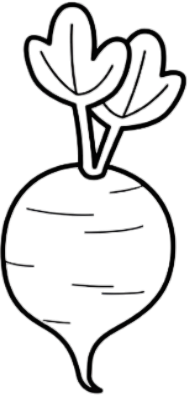
#> input picture assets/shapes/beet.png, 188 x 395 px; the run also reads 1 picture not shown here
$ python generator_3.py
#> lines starting #> are read from the running program, lines starting #| are printed output that depends on the picture; after the words box and inside, x2 and y2 are one past the last pixel; in counts of white or black regions, pixels touching at a corner belong together; pictures that were not available may be replaced by others from this repository, and a replacement may not be noted
import os
import random

from PIL import Image
from random import shuffle

# --------  SETTINGS  --------

output_dir = "output"
origin_dir = "assets"
background_name = "background.png"
count_of_objects = 8

max_rotation_angel = 90
min_rotation_angel = 0

padding = 50
padding_vertical = 200
padding_horizontal = 200
pixel_error_horizontal = 30
pixel_error_vertical = 30


# --------  EXECUTION  --------


def get_center_c(x, y, img_origin, img_background):
    x = x - int(img_origin.width / 2)
    y = img_background.height - y - int(img_origin.height / 2)
    return (x, y)


# Getting all images names
print(f"{origin_dir}/{background_name}")
objects_names_array = os.listdir(f"{origin_dir}/shapes")
shuffle(objects_names_array)
# Saving from shuffled array only count of object
objects_names_array = objects_names_array[:count_of_objects]

# Opening the primary image (used in background)
background_img = Image.open(f"{origin_dir}/{background_name}")
colored_background_img = Image.new(mode="RGBA", size=background_img.size).convert("RGB")
#> colored_background_img: PIL image 1280x720 RGB; every value is 0
color_map_img = Image.new(mode="RGBA", size=background_img.size).convert("RGB")
bg_width, bg_height = background_img.size
#> bg_width = 1280; bg_height = 720

offsets = []
rotations = []
names = []

print(bg_width)
#| 1280

size_of_zone_horizontal = (bg_width - 2 * padding_horizontal) / count_of_objects
#> size_of_zone_horizontal = 110
size_of_zone_vertical = (bg_height - 2 * padding_vertical) / count_of_objects
#> size_of_zone_vertical = 40

base_x = [padding_horizontal + size_of_zone_horizontal * (idx + 0.5) for idx in range(count_of_objects)]
base_y = [padding_vertical + size_of_zone_vertical * (idx + 0.5) for idx in range(count_of_objects)]
#> base_y = [220, 260, 300, 340, 380, 420, 460, 500]

print(base_x)
#| [255.0, 365.0, 475.0, 585.0, 695.0, 805.0, 915.0, 1025.0]

shuffle(base_x)
shuffle(base_y)

# Pasting img2 image on top of img1
# starting at coordinates (0, 0)
pix_map = color_map_img.load()
pix_background = colored_background_img.load()
used_colores = []

for img_idx, img_name in enumerate(objects_names_array):
    img = Image.open(f"{origin_dir}/shapes/{img_name}").convert("RGBA")
#> img is the input picture: PIL image 188x395 RGBA; mean R, G, B, A 5.3, 5.2, 5.2, 29.4
    img_colored = Image.open(f"{origin_dir}/colored_shapes/{img_name.replace('.png', '')}_colored.png").convert("RGBA")
#> img_colored: PIL image 1280x720 RGBA; every value is 255

    # Rotate image
    rotation_angel = random.randint(min_rotation_angel, max_rotation_angel)
    img = img.rotate(rotation_angel, expand=True)
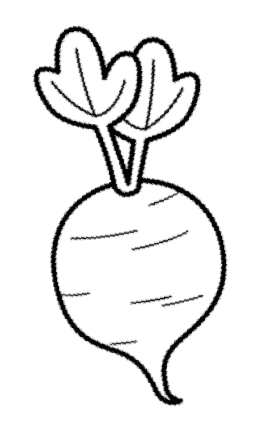
#> img: PIL image 268x427 RGBA; mean R, G, B, A 3.4, 3.4, 3.4, 19.1; transparent parts drawn white
    img_colored = img_colored.rotate(rotation_angel, expand=True)
#> img_colored: PIL image 1402x972 RGBA
    img_width, img_height = img.size
#> img_width = 268; img_height = 427

    # Finding coordinates
    new_x = int(base_x[img_idx] + random.randint(-pixel_error_horizontal, pixel_error_horizontal))
#> new_x = 1034
    new_y = int(base_y[img_idx] + random.randint(-pixel_error_vertical, pixel_error_vertical))

    background_img.paste(img, get_center_c(new_x, new_y, img, background_img), mask=img)
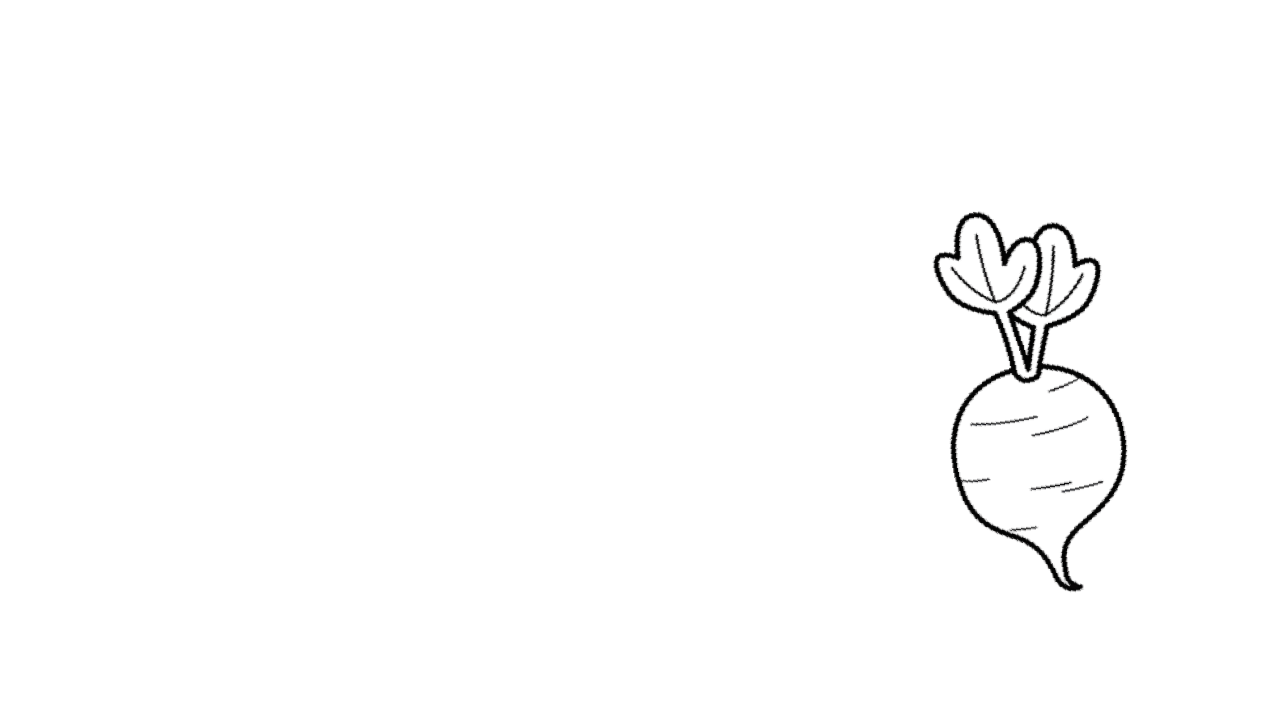
#> background_img: PIL image 1280x720 RGB; mean R, G, B 252.7, 252.7, 252.7
    colored_background_img.paste(img_colored, get_center_c(new_x, new_y, img_colored, colored_background_img), mask=img_colored)
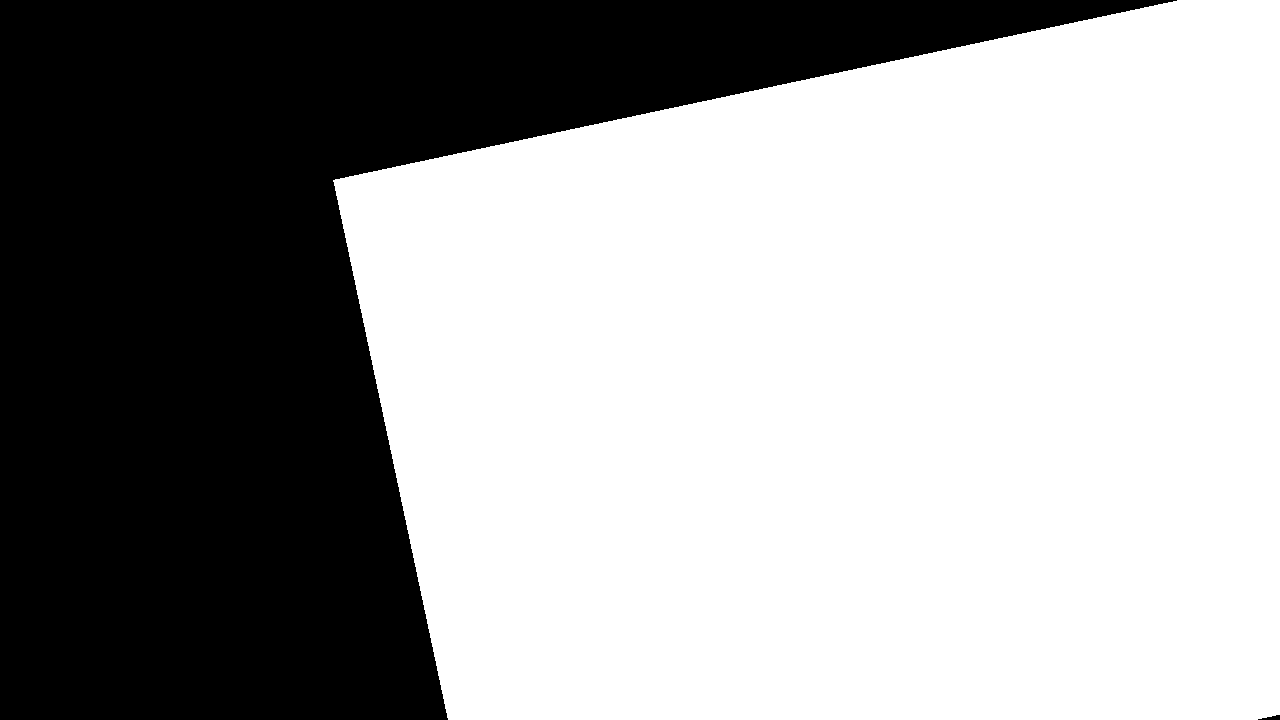
#> colored_background_img: PIL image 1280x720 RGB; 62.3% white; 2 black regions, box (x1, y1, x2, y2) and area: (0, 0, 1177, 720) 347013, (1258, 715, 1280, 720) 65

    new_colors = []
    for x in range(background_img.size[0]):
        for y in range(background_img.size[1]):
            color_background = pix_background[x, y]
            color_map = pix_map[x, y]

            if color_map == (0, 0, 0):
                pix_map[x, y] = color_background
                if color_background not in new_colors and color_background not in used_colores:
                    new_colors.append(color_background)
            elif color_background in new_colors:
                pix_map[x, y] = (255, 255, 255)
#> after the loop, new_colors = [(0, 0, 0), (255, 255, 255)]

    used_colores += new_colors
#> used_colores = [(0, 0, 0), (255, 255, 255)]
    offsets.append(get_center_c(new_x, new_y, img, background_img))
    rotations.append(rotation_angel)
    names.append(img_name)
#> pass 2 of the loop `for img_idx, img_name in enumerate(objects_names_array):`:
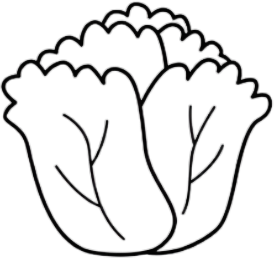
#> input picture assets/shapes/cabbage.png, 274 x 258 px
#> img is the input picture: PIL image 274x258 RGBA; mean R, G, B, A 11.3, 11.2, 11.3, 28.4
#> img: PIL image 370x364 RGBA
#> `img_colored = img_colored.rotate(rotation_angel, expand=True)`:
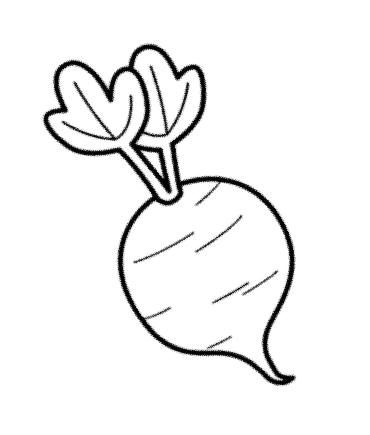
#> img_colored: PIL image 370x435 RGBA; mean R, G, B, A 2.4, 2.4, 2.4, 13.6; transparent parts drawn white
#> `colored_background_img.paste(img_colored, get_center_c(new_x, new_y, i..`:
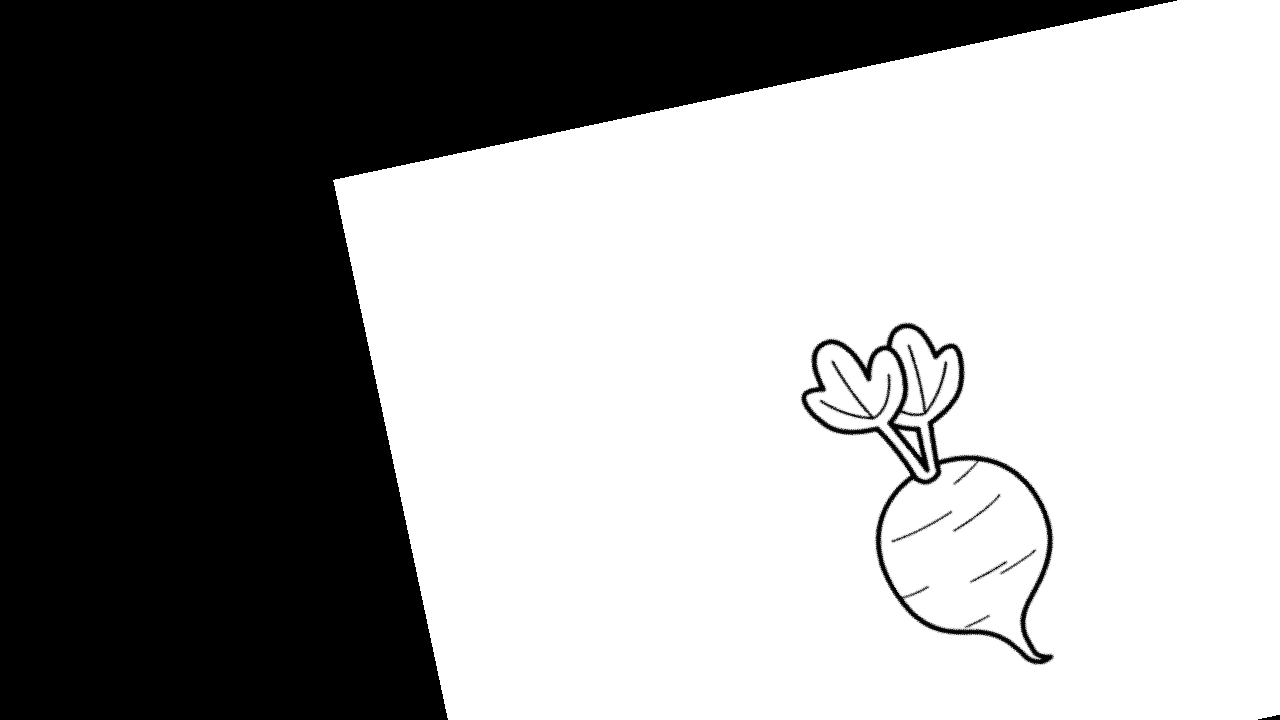
#> colored_background_img: PIL image 1280x720 RGB; mean R, G, B 156.7, 156.7, 156.7
#> after the loop `for x in range(background_img.size[0]):`: new_colors = []
#> pass 3 of the loop `for img_idx, img_name in enumerate(objects_names_array):`:
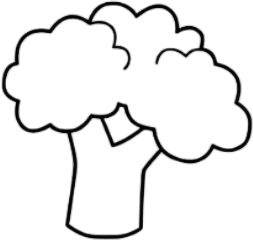
#> input picture assets/shapes/broccoli.png, 253 x 240 px
#> img is the input picture: PIL image 253x240 RGBA; mean R, G, B, A 4.3, 4.3, 4.3, 19.3
#> img: PIL image 240x253 RGBA
#> `img_colored = img_colored.rotate(rotation_angel, expand=True)`:
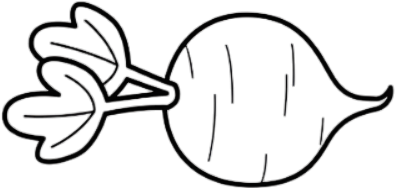
#> img_colored: PIL image 395x188 RGBA; mean R, G, B, A 5.3, 5.2, 5.2, 29.4; transparent parts drawn white
#> `colored_background_img.paste(img_colored, get_center_c(new_x, new_y, i..`:
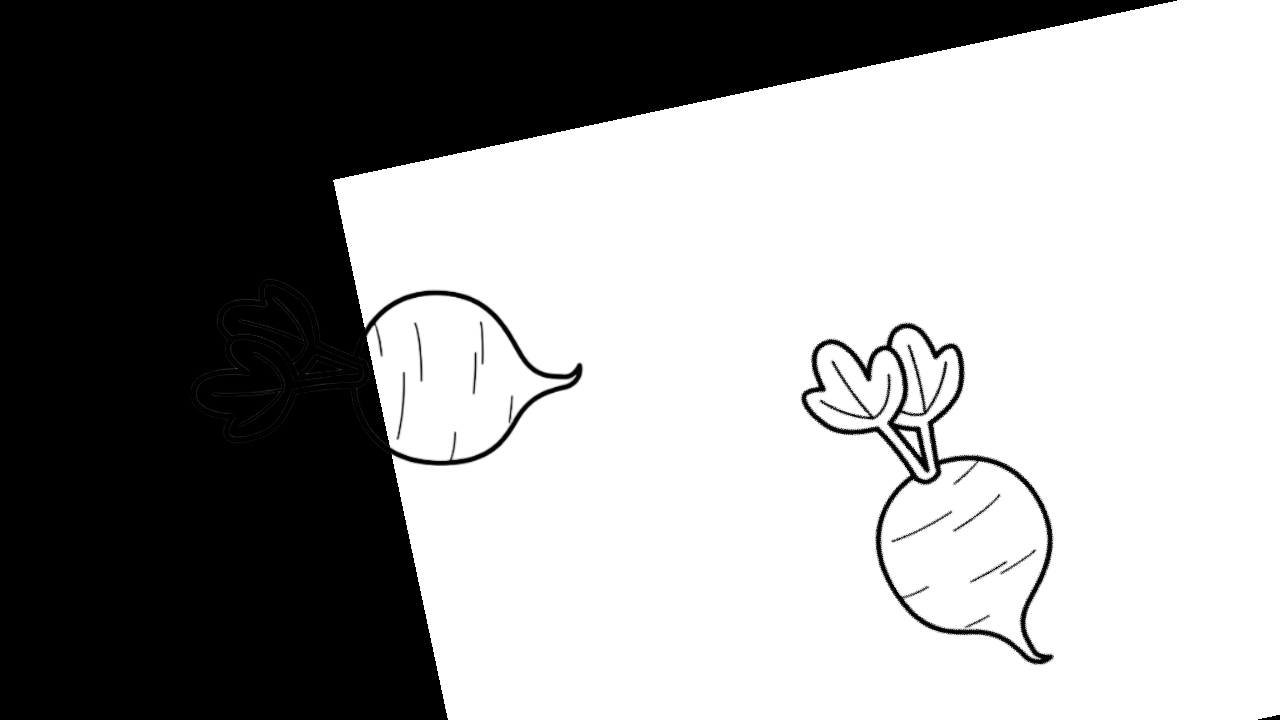
#> colored_background_img: PIL image 1280x720 RGB; mean R, G, B 156, 156, 156
#> after the loop `for x in range(background_img.size[0]):`: new_colors = 491 items, first 6: (1, 1, 1), (4, 4, 4), (5, 4, 4), (3, 3, 3), (2, 2, 2), (8, 8, 8)
#> used_colores = 493 items, first 6: (0, 0, 0), (255, 255, 255), (1, 1, 1), (4, 4, 4), (5, 4, 4), (3, 3, 3)

# Displaying the image
# background_img.show()

for x in range(background_img.size[0]):
    for y in range(background_img.size[1]):
        color_map = pix_map[x, y]
        if color_map == (255, 255, 255):
            pix_map[x, y] = (0, 0, 0)

# Writing data
background_img.save(f"{output_dir}/outputPicture.png")
color_map_img.save(f"{output_dir}/colorMap.png")
# colored_background_img.save(f"{output_dir}/coloredMap.png")

with open(f"{output_dir}/description.txt", 'w') as out:
    for img_idx in range(len(objects_names_array)):
        out.write(f"{offsets[img_idx]};{rotations[img_idx]};{names[img_idx]}\n")
